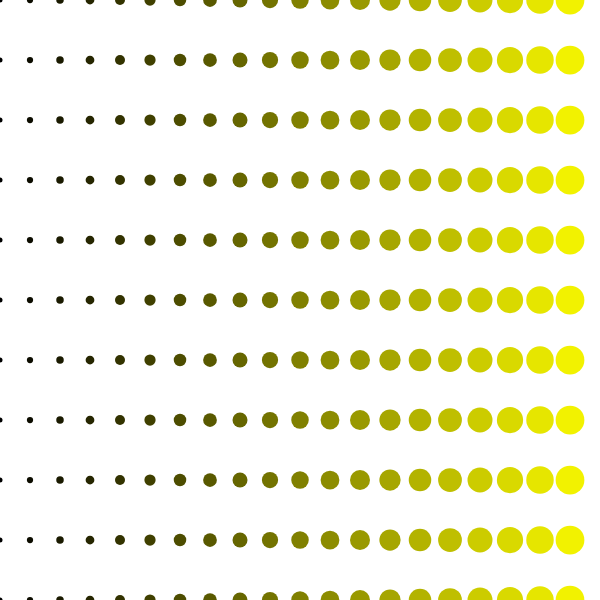
Frame 1 (no input)
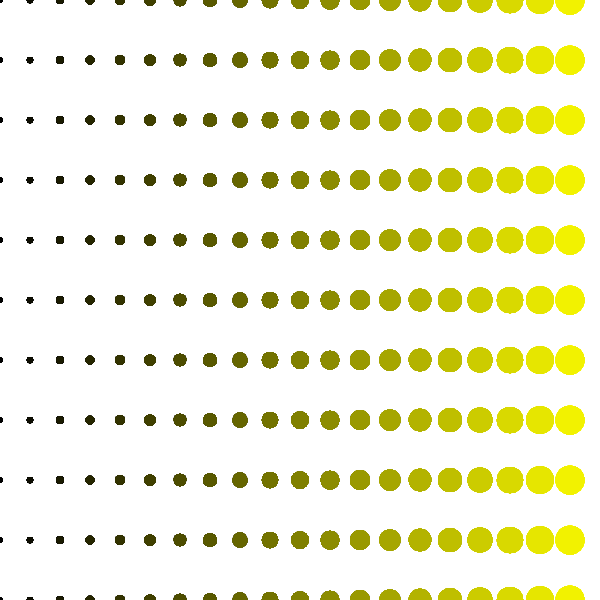
Frame 60 (no input)
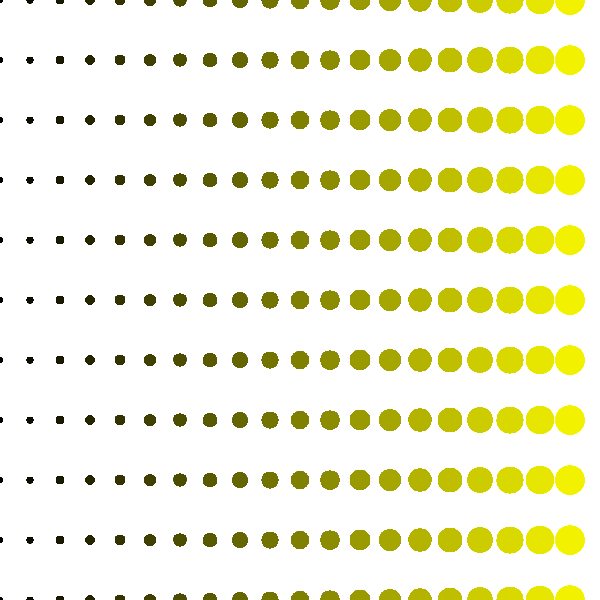
Frame 120 (the mouse pressed at the canvas centre since frame 60)

The p5.js sketch that drew these frames (run headless with seeded random() and noise() and a simulated clock; from frame 60 on, the mouse is pressed at the canvas centre):

// p5.js sketch
// ── sketch.js
// write a nested loop with 20 counts each
// map the two indices to the x and y position of ellipses
// map two other attributes to the indices
// EXTRA: Make this interactive and in motion

function setup() {
	createCanvas(600,600);  
}

function draw() {

noStroke();
fill(0);
var xUnit = width/20;
var yUnit = height/10;
for(var i=0; i<20; i++){
	var xColor = map(i, 0,20,0,255);
	var ellipseSize = map(i,0,20,5,30);
	for(var j=0; j<20; j++){
		var yColor = map(i, 0,20,0,255);
//it's not until the "fill" command runs that the code knows we're talking about color
		fill(xColor,yColor,0);
	ellipse(xUnit *i, yUnit *j, ellipseSize, ellipseSize);
}
}
}
